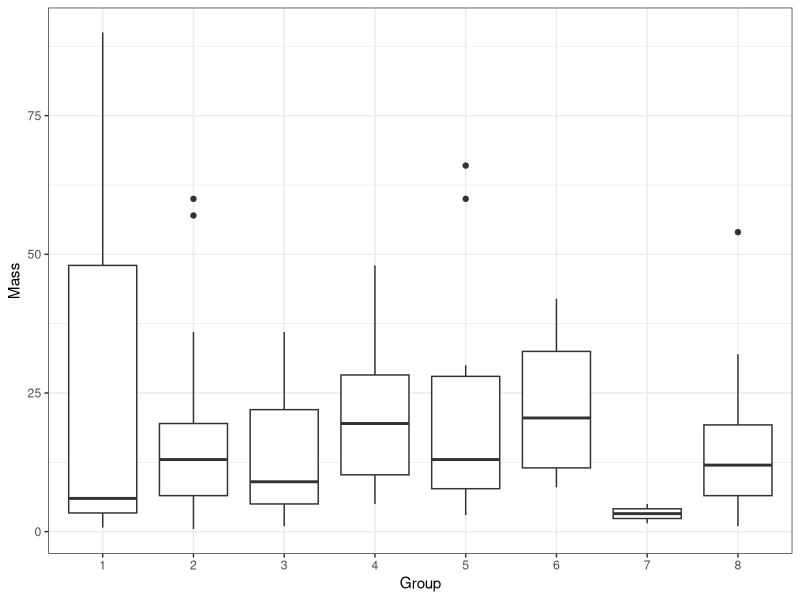
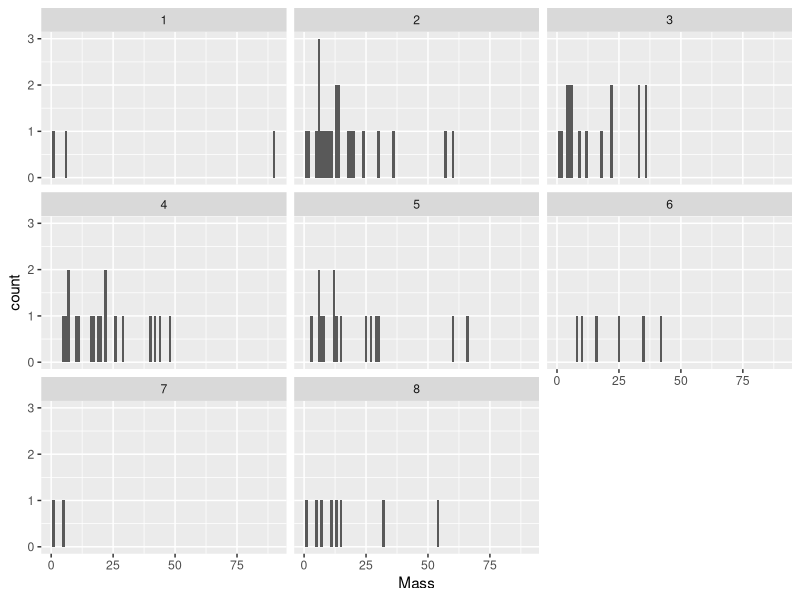
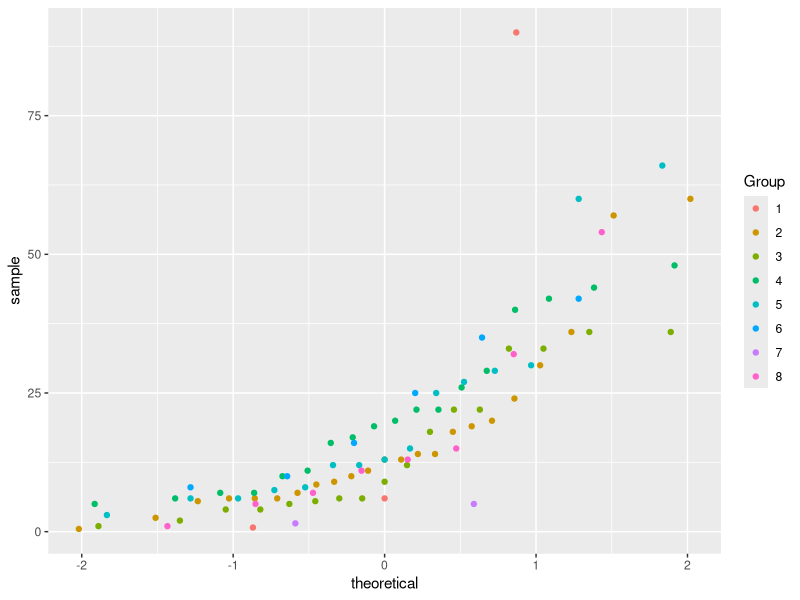
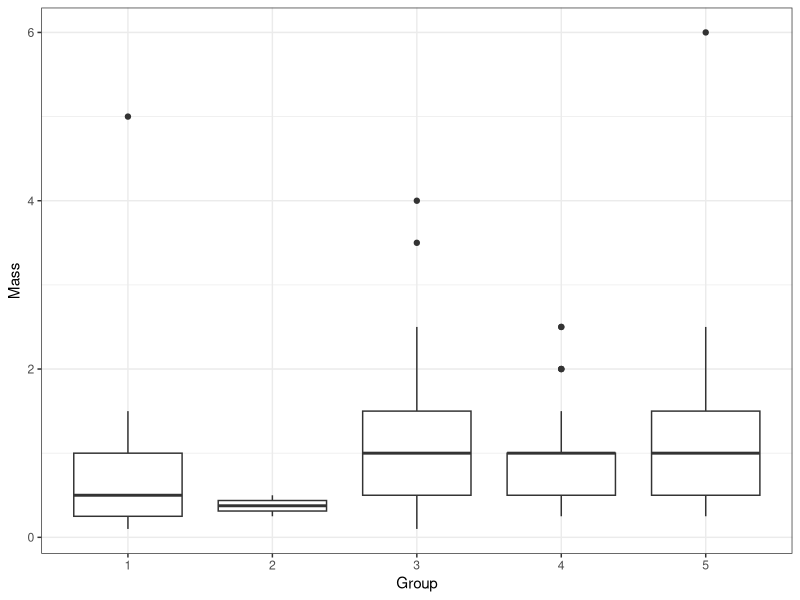
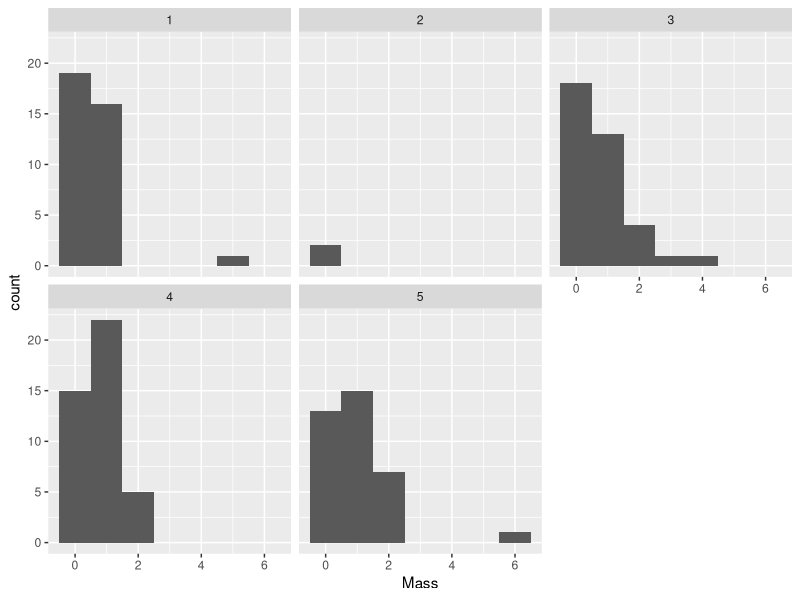
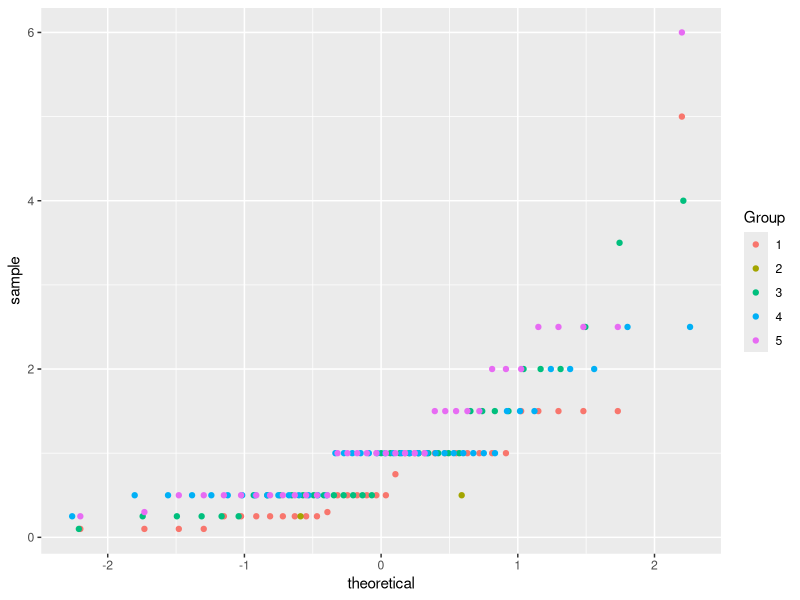
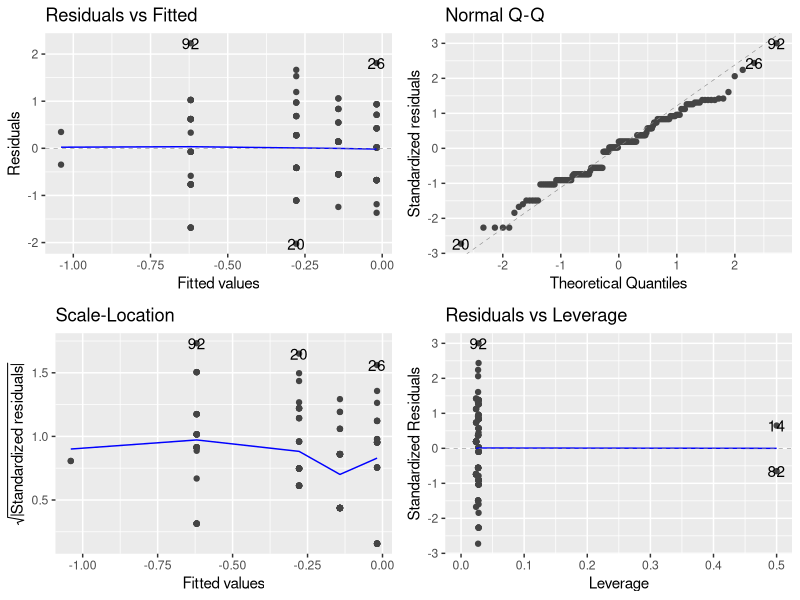
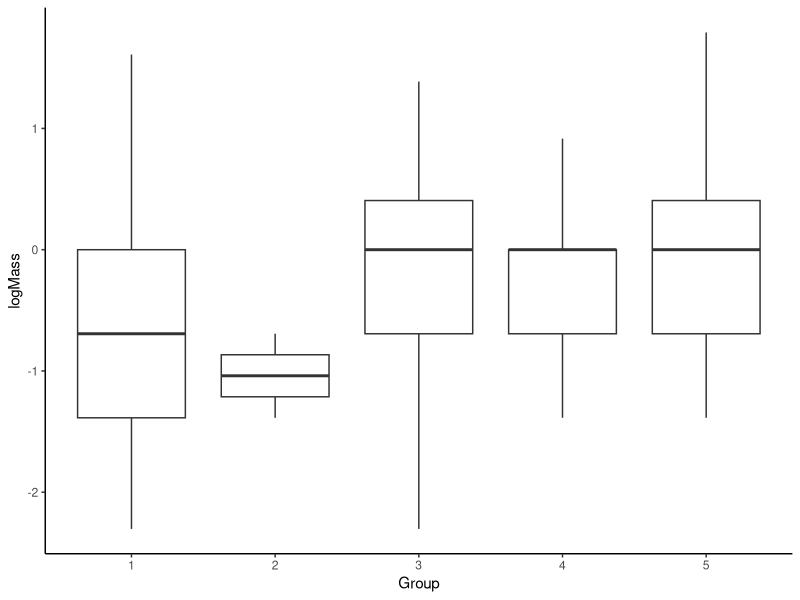

Write R code to recreate these figures, in order.
#### Biomass and Growth Rate for each plant by treatment group ####


# Before anything else, verify that your environment is totally clear.
# This is important, because old objects can foul up the works
# Clean up the working environment
rm(list = ls())

# Verify working directory, should be ~/Documents/Analyses/lastname_first
getwd()

# Load tidyverse
library("tidyverse")
# Check for updates
tidyverse_update()

#### Cleaning up the data ####

library(readr)
Biomass <- read_csv("Shadehouse/Biomass Experiment 1 Clean.csv")

library(dplyr)

# Removing rows where the species is blank
Biomass<-Biomass[-592, ] 
Biomass<-Biomass[-591, ] 
Biomass<-Biomass[-590, ] 
Biomass<-Biomass[-961, ] 
Biomass<-Biomass[-960, ] 
Biomass<-Biomass[-959, ] 

# Removing rows where the mass is blank
Biomass <- Biomass[!is.na(Biomass$Mass_g), ]

# simplifying the experiment 1 treatment group name to Group and Mass_g to Mass
colnames(Biomass)[5:5] <- c("Group") ## Renaming the columns
colnames(Biomass)[10:10] <- c("Mass") ## Renaming the columns


# ggfortify is a package that works with ggplot2 to make nice plots
# install.packages("ggfortify")
library("ggfortify")
# multcomp is used for contrasts and multiple comparisons
# install.packages("multcomp")
library("multcomp")
# nlme is used for random effects ANOVA
# install.packages("nlme")
library("nlme")

#### Have a look at how sapling varies by treatment group ####
Sapling <- Biomass[Biomass$Plant == "ManukaSapling", ]

Sapling$Group <- as.factor(Sapling$Group)

ggplot(Sapling, aes(x = Group, y = Mass))+
  geom_boxplot() +
  theme_bw() 
ggplot(Sapling) +
  geom_histogram(aes(Mass), binwidth = 1)+
  facet_wrap(~Group)
ggplot(Sapling)+
  geom_qq(aes(sample = Mass, color = Group))

# Check for Homogeneous variance
summ_Sapling <- Sapling %>%
  group_by(Group) %>% 
  summarise(mean_Mass = mean(Mass),
            sd_Mass = sd(Mass),
            n_Mass = n())
ratio <-(max(summ_Sapling$sd_Mass))/(min(summ_Sapling$sd_Mass))
print(ratio)

# Not normal, need to try a transformation
Sapling <- Sapling %>%
  mutate(logMass = log(Mass))

# Check for Homogeneous variance
summ_Sapling <- Sapling %>%
  group_by(Group) %>% 
  summarise(mean_logMass = mean(logMass),
            sd_logMass = sd(logMass),
            n_logMass = n())
ratio <-(max(summ_Sapling$sd_logMass))/(min(summ_Sapling$sd_logMass))
print(ratio)

# Still not normal... try square root
Sapling <- Sapling %>%
  mutate(sqrtMass = sqrt(Mass))

# Check for Homogeneous variance
summ_Sapling <- Sapling %>%
  group_by(Group) %>% 
  summarise(mean_sqrtMass = mean(sqrtMass),
            sd_sqrtMass = sd(sqrtMass),
            n_sqrtMass = n())
ratio <-(max(summ_Sapling$sd_sqrtMass))/(min(summ_Sapling$sd_sqrtMass))
print(ratio)

# That is worse, will need to use kruskal-wallis
kruskal.test(logMass ~ Group, data = Sapling)

#### Have a look at how seedling biomass varies by treatment group ####
Seedling <- Biomass[Biomass$Plant == "ManukaSeedling", ]

Seedling$Group <- as.factor(Seedling$Group)

ggplot(Seedling, aes(x = Group, y = Mass))+
  geom_boxplot() +
  theme_bw() 
ggplot(Seedling) +
  geom_histogram(aes(Mass), binwidth = 1)+
  facet_wrap(~Group)
ggplot(Seedling)+
  geom_qq(aes(sample = Mass, color = Group))

# Check for Homogeneous variance
summ_Seedling <- Seedling %>%
  group_by(Group) %>% 
  summarise(mean_Mass = mean(Mass),
            sd_Mass = sd(Mass),
            n_Mass = n())
ratio <-(max(summ_Seedling$sd_Mass))/(min(summ_Seedling$sd_Mass))
print(ratio)

# Not normal, need to try a transformation
Seedling <- Seedling %>%
  mutate(logMass = log(Mass))

# Check for Homogeneous variance
summ_Seedling <- Seedling %>%
  group_by(Group) %>% 
  summarise(mean_logMass = mean(logMass),
            sd_logMass = sd(logMass),
            n_logMass = n())
ratio <-(max(summ_Seedling$sd_logMass))/(min(summ_Seedling$sd_logMass))
print(ratio)

# Looks a lot better
# Set up for ANOVA
model01 <- lm(logMass~Group, data = Seedling)

autoplot(model01)

anova(model01)

summary(model01)

# Perform unplanned Tukey test
tukey <- glht(model01, linfct = mcp(Group = "Tukey"))
summary(tukey)

# Visualize transformed data
ggplot(Seedling, aes(x = Group, y = logMass))+
  geom_boxplot() +
  theme_classic() 

# Very interesting, the seedling biomass is significantly higher in groups 4 and 5
# which have wattle and woolly and wattle and privet than when growing with conspecifics only

#### woolly nightshade analysis ####
Nightshade <- Biomass[Biomass$Plant == "Nightshade", ]

Nightshade$Group <- as.factor(Nightshade$Group)

ggplot(Nightshade, aes(x = Group, y = Mass))+
  geom_boxplot() +
  theme_bw() 
ggplot(Nightshade) +
  geom_histogram(aes(Mass), binwidth = 1)+
  facet_wrap(~Group)
ggplot(Nightshade)+
  geom_qq(aes(sample = Mass, color = Group))

# Check for Homogeneous variance
summ_Nightshade <- Nightshade %>%
  group_by(Group) %>% 
  summarise(mean_Mass = mean(Mass),
            sd_Mass = sd(Mass),
            n_Mass = n())
ratio <-(max(summ_Nightshade$sd_Mass))/(min(summ_Nightshade$sd_Mass))
print(ratio)

# Set up for ANOVA
model01 <- lm(Mass~Group, data = Nightshade)

autoplot(model01)

anova(model01)

summary(model01)

# Perform unplanned Tukey test
tukey <- glht(model01, linfct = mcp(Group = "Tukey"))
summary(tukey)

# Visualize transformed data
ggplot(Nightshade, aes(x = Group, y = Mass))+
  geom_boxplot() +
  theme_classic() 

#### privet analysis ####
Privet <- Biomass[Biomass$Plant == "Privet", ]

Privet$Group <- as.factor(Privet$Group)

ggplot(Privet, aes(x = Group, y = Mass))+
  geom_boxplot() +
  theme_bw() 
ggplot(Privet) +
  geom_histogram(aes(Mass), binwidth = 1)+
  facet_wrap(~Group)
ggplot(Privet)+
  geom_qq(aes(sample = Mass, color = Group))

# Check for Homogeneous variance
summ_Privet <- Privet %>%
  group_by(Group) %>% 
  summarise(mean_Mass = mean(Mass),
            sd_Mass = sd(Mass),
            n_Mass = n())
ratio <-(max(summ_Privet$sd_Mass))/(min(summ_Privet$sd_Mass))
print(ratio)

# Set up for ANOVA
model01 <- lm(Mass~Group, data = Privet)

autoplot(model01)

anova(model01)

summary(model01)

# Perform unplanned Tukey test
tukey <- glht(model01, linfct = mcp(Group = "Tukey"))
summary(tukey)

# Visualize transformed data
ggplot(Privet, aes(x = Group, y = Mass))+
  geom_boxplot() +
  theme_classic() 

#### wattle analysis ####
Wattle <- Biomass[Biomass$Plant == "Wattle", ]

Wattle$Group <- as.factor(Wattle$Group)

ggplot(Wattle, aes(x = Group, y = Mass))+
  geom_boxplot() +
  theme_bw() 
ggplot(Wattle) +
  geom_histogram(aes(Mass), binwidth = 1)+
  facet_wrap(~Group)
ggplot(Wattle)+
  geom_qq(aes(sample = Mass, color = Group))

# Check for Homogeneous variance
summ_Wattle <- Wattle %>%
  group_by(Group) %>% 
  summarise(mean_Mass = mean(Mass),
            sd_Mass = sd(Mass),
            n_Mass = n())
ratio <-(max(summ_Wattle$sd_Mass))/(min(summ_Wattle$sd_Mass))
print(ratio)

# Not normal, need to try a transformation
Wattle <- Wattle %>%
  mutate(logMass = log(Mass))

# Check for Homogeneous variance
summ_Wattle <- Wattle %>%
  group_by(Group) %>% 
  summarise(mean_logMass = mean(logMass),
            sd_logMass = sd(logMass),
            n_logMass = n())
ratio <-(max(summ_Wattle$sd_logMass))/(min(summ_Wattle$sd_logMass))
print(ratio)

# Set up for ANOVA
model01 <- lm(logMass~Group, data = Wattle)

autoplot(model01)

anova(model01)

summary(model01)

# Perform unplanned Tukey test
tukey <- glht(model01, linfct = mcp(Group = "Tukey"))
summary(tukey)


# Visualize transformed data
ggplot(Wattle, aes(x = Group, y = logMass))+
  geom_boxplot() +
  theme_classic() 



#### Growth Rate Analysis ####
library(readr)
Height <- read_csv("Shadehouse/Height Experiment 1 Clean.csv")

# simplifying the experiment 1 treatment group name to Group and Mass_g to Mass
colnames(Height)[4:4] <- c("Group") ## Renaming the columns
Height$Group <- as.factor(Height$Group)

Height$Height1 <- as.numeric(Height$Height1)
Height$Height2 <- as.numeric(Height$Height2)
Height$Height3 <- as.numeric(Height$Height3)
Height$Height4 <- as.numeric(Height$Height4)
Height$Height5 <- as.numeric(Height$Height5)
Height$Height6 <- as.numeric(Height$Height6)
Height$Height7 <- as.numeric(Height$Height7)

# Calculating growth rate
Height <- Height %>%
  mutate(GR1 = Height2 - Height1)
Height <- Height %>%
  mutate(GR2 = Height3 - Height2)
Height <- Height %>%
  mutate(GR3 = Height4 - Height3)
Height <- Height %>%
  mutate(GR4 = Height5 - Height4)
Height <- Height %>%
  mutate(GR5 = Height6 - Height5)
Height <- Height %>%
  mutate(GR6 = Height7 - Height6)

# Calculate average growth rate for each plant
Height$AverageGR <- rowMeans(Height[, 26:31], na.rm = TRUE)

# Clean up empty rows
Height<-Height[-592, ] 
Height<-Height[-591, ] 
Height<-Height[-590, ] 
Height<-Height[-589, ] 

#### Let's look at Sapling height ####
SaplingH <- Height[Height$Plant == "ManukaSapling", ]

SaplingH<-SaplingH[-243, ] 
SaplingH<-SaplingH[-242, ] 
SaplingH<-SaplingH[-241, ] 
SaplingH<-SaplingH[-240, ] 


ggplot(SaplingH, aes(x = Group, y = AverageGR))+
  geom_boxplot() +
  theme_bw() 
ggplot(SaplingH) +
  geom_histogram(aes(AverageGR), binwidth = 1)+
  facet_wrap(~Group)
ggplot(SaplingH)+
  geom_qq(aes(sample = AverageGR, color = Group))

# Check for Homogeneous variance
summ_SaplingH <- SaplingH %>%
  group_by(Group) %>% 
  summarise(mean_AverageGR = mean(AverageGR),
            sd_AverageGR = sd(AverageGR),
            n_AverageGR = n())
ratio <-(max(summ_SaplingH$sd_AverageGR))/(min(summ_SaplingH$sd_AverageGR))
print(ratio)

# Not working, try ANOVA

# Set up for ANOVA
model01 <- lm(AverageGR~Group, data = SaplingH)

autoplot(model01)

anova(model01)

summary(model01)

# Perform unplanned Tukey test
tukey <- glht(model01, linfct = mcp(Group = "Tukey"))
summary(tukey)

# No difference in the average sapling Growth Rate by group

#### Seedling analysis ####

SeedlingH <- Height[Height$Plant == "ManukaSeedling", ]

SeedlingH<-SeedlingH[-170, ] 
SeedlingH<-SeedlingH[-169, ] 
SeedlingH<-SeedlingH[-168, ] 

ggplot(SeedlingH, aes(x = Group, y = AverageGR))+
  geom_boxplot() +
  theme_bw() 
ggplot(SeedlingH) +
  geom_histogram(aes(AverageGR), binwidth = 1)+
  facet_wrap(~Group)
ggplot(SeedlingH)+
  geom_qq(aes(sample = AverageGR, color = Group))

# Check for Homogeneous variance
summ_SeedlingH <- SeedlingH %>%
  group_by(Group) %>% 
  summarise(mean_AverageGR = mean(AverageGR),
            sd_AverageGR = sd(AverageGR),
            n_AverageGR = n())
ratio <-(max(summ_SeedlingH$sd_AverageGR))/(min(summ_SeedlingH$sd_AverageGR))
print(ratio)

# Not normal, but too many zeros, try kruskal-wallis
kruskal.test(AverageGR ~ Group, data = SeedlingH)

# no difference
